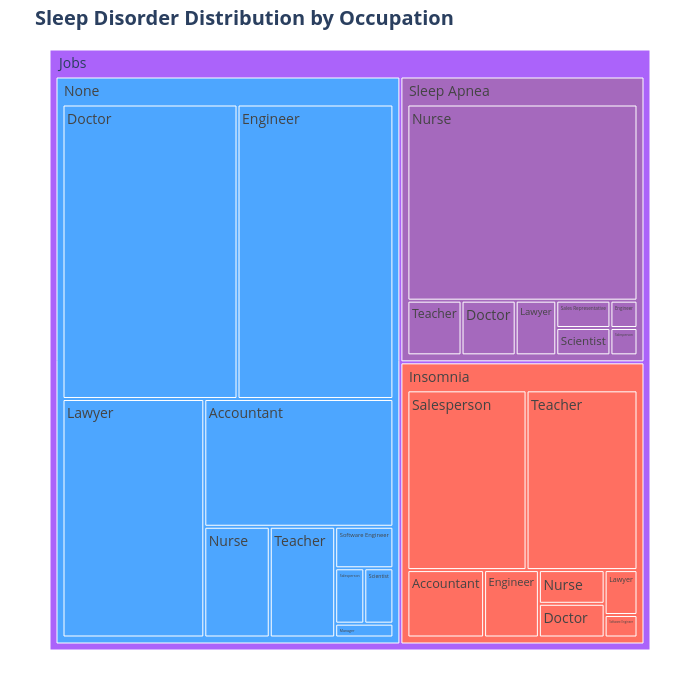

The notebook cell saved with this chart:
### Code cell
fig=px.treemap(df2,path=[px.Constant('Jobs'),'Sleep_Disorder','Occupation'],
               color='Sleep_Disorder',
 color_discrete_map={    
        'None': '#4DA6FF',       
        'Sleep Apnea': '#A569BD',  
        'Insomnia': '#FF6F61'      
    })

fig.update_layout(title='<b>Sleep Disorder Distribution by Occupation</b>',
                 title_font={'size':20},
    margin=dict(t=50, b=50, l=50, r=50),
    font=dict(size=14),
    width=700, 
    height=700 
)

fig.show()

### Figure 1 — Plotly figure (JSON) as saved in the notebook; plotly's stock layout.template omitted (floating-point values rounded to 4 significant figures)
{"data": [{"branchvalues": "total", "customdata": [["(?)"], ["Insomnia"], ["Insomnia"], ["Insomnia"], ["Insomnia"], ["Insomnia"], ["Insomnia"], ["Insomnia"], ["Insomnia"], ["Insomnia"], ["None"], ["None"], ["None"], ["None"], ["None"], ["None"], ["None"], ["None"], ["None"], ["None"], ["None"], ["Sleep Apnea"], ["Sleep Apnea"], ["Sleep Apnea"], ["Sleep Apnea"], ["Sleep Apnea"], ["Sleep Apnea"], ["Sleep Apnea"], ["Sleep Apnea"], ["Sleep Apnea"]], "domain": {"x": [0, 1], "y": [0, 1]}, "hovertemplate": "labels=%{label}<br>count=%{value}<br>parent=%{parent}<br>id=%{id}<br>Sleep_Disorder=%{customdata[0]}<extra></extra>", "ids": ["Jobs", "Jobs/Insomnia/Software Engineer", "Jobs/Insomnia/Teacher", "Jobs/Insomnia/Salesperson", "Jobs/Insomnia/Nurse", "Jobs/Insomnia/Engineer", "Jobs/Insomnia/Lawyer", "Jobs/Insomnia/Doctor", "Jobs/Insomnia/Accountant", "Jobs/Insomnia", "Jobs/None", "Jobs/None/Manager", "Jobs/None/Salesperson", "Jobs/None/Lawyer", "Jobs/None/Software Engineer", "Jobs/None/Scientist", "Jobs/None/Accountant", "Jobs/None/Engineer", "Jobs/None/Nurse", "Jobs/None/Doctor", "Jobs/None/Teacher", "Jobs/Sleep Apnea/Lawyer", "Jobs/Sleep Apnea/Teacher", "Jobs/Sleep Apnea/Doctor", "Jobs/Sleep Apnea/Engineer", "Jobs/Sleep Apnea/Salesperson", "Jobs/Sleep Apnea/Nurse", "Jobs/Sleep Apnea/Sales Representative", "Jobs/Sleep Apnea", "Jobs/Sleep Apnea/Scientist"], "labels": ["Jobs", "Software Engineer", "Teacher", "Salesperson", "Nurse", "Engineer", "Lawyer", "Doctor", "Accountant", "Insomnia", "None", "Manager", "Salesperson", "Lawyer", "Software Engineer", "Scientist", "Accountant", "Engineer", "Nurse", "Doctor", "Teacher", "Lawyer", "Teacher", "Doctor", "Engineer", "Salesperson", "Nurse", "Sales Representative", "Sleep Apnea", "Scientist"], "marker": {"colors": ["#ab63fa", "#FF6F61", "#FF6F61", "#FF6F61", "#FF6F61", "#FF6F61", "#FF6F61", "#FF6F61", "#FF6F61", "#FF6F61", "#4DA6FF", "#4DA6FF", "#4DA6FF", "#4DA6FF", "#4DA6FF", "#4DA6FF", "#4DA6FF", "#4DA6FF", "#4DA6FF", "#4DA6FF", "#4DA6FF", "#A569BD", "#A569BD", "#A569BD", "#A569BD", "#A569BD", "#A569BD", "#A569BD", "#A569BD", "#A569BD"]}, "name": "", "parents": ["", "Jobs/Insomnia", "Jobs/Insomnia", "Jobs/Insomnia", "Jobs/Insomnia", "Jobs/Insomnia", "Jobs/Insomnia", "Jobs/Insomnia", "Jobs/Insomnia", "Jobs", "Jobs", "Jobs/None", "Jobs/None", "Jobs/None", "Jobs/None", "Jobs/None", "Jobs/None", "Jobs/None", "Jobs/None", "Jobs/None", "Jobs/None", "Jobs/Sleep Apnea", "Jobs/Sleep Apnea", "Jobs/Sleep Apnea", "Jobs/Sleep Apnea", "Jobs/Sleep Apnea", "Jobs/Sleep Apnea", "Jobs/Sleep Apnea", "Jobs", "Jobs/Sleep Apnea"], "type": "treemap", "values": [374, 1, 27, 29, 3, 5, 2, 3, 7, 77, 219, 1, 2, 42, 3, 2, 30, 57, 9, 64, 9, 3, 4, 4, 1, 1, 61, 2, 78, 2]}], "layout": {"font": {"size": 14}, "height": 700, "legend": {"tracegroupgap": 0}, "margin": {"b": 50, "l": 50, "r": 50, "t": 50}, "title": {"font": {"size": 20}, "text": "<b>Sleep Disorder Distribution by Occupation</b>"}, "width": 700}}
